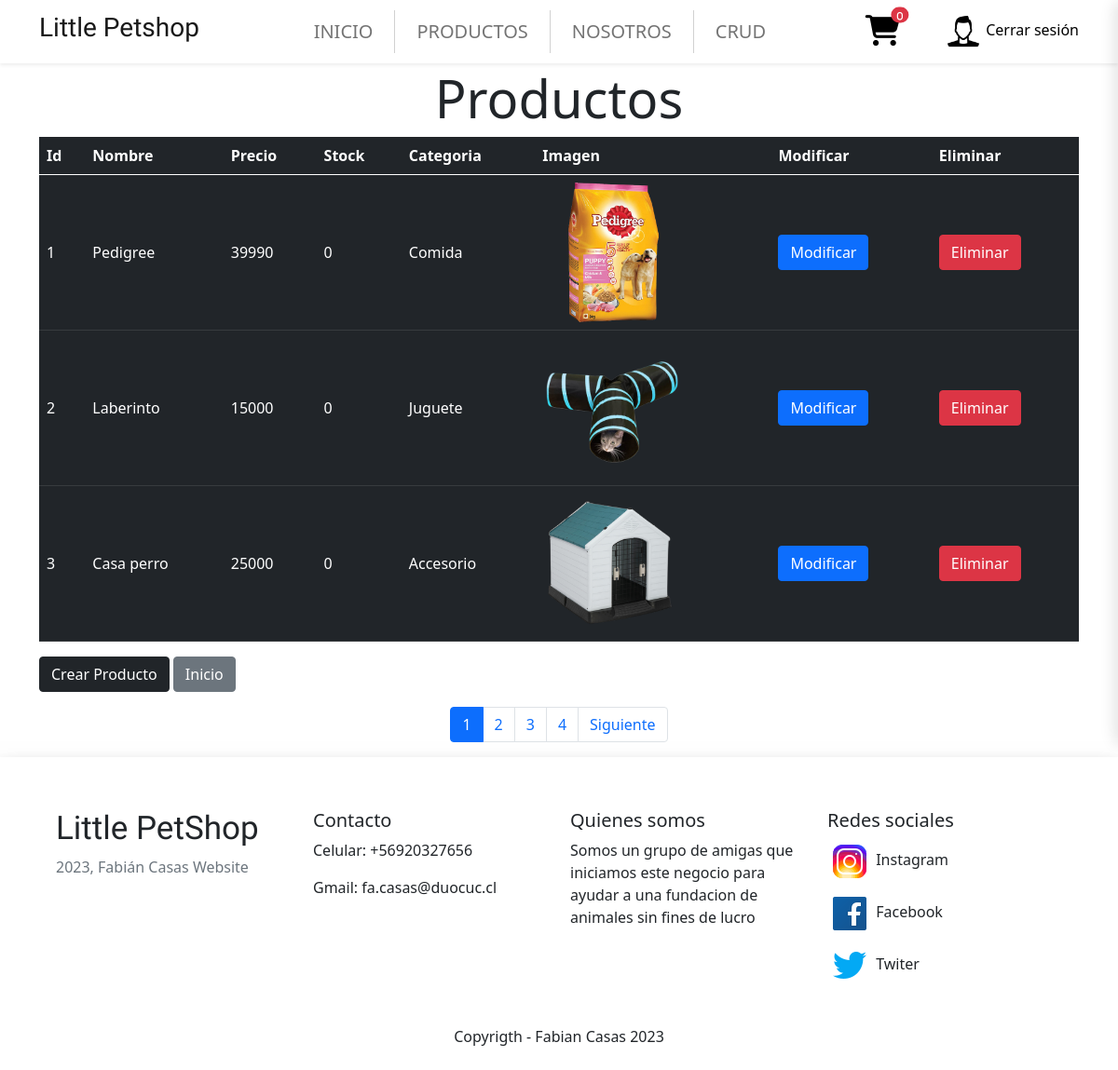
Screenshot of /listar/ (signed in) with the database file from the repository.
### Tienda/models.py (models this page shows, shortened)
class Producto(models.Model):
    idProducto   = models.CharField(primary_key=True, max_length=2,verbose_name="Id Producto")
    nombre       = models.CharField(max_length=50, verbose_name="Nombre")
    precio       = models.IntegerField(verbose_name="Precio")
    stock        = models.IntegerField(verbose_name="Stock", null=True)
    imagen       = models.ImageField(upload_to="imagenes", null=True, blank=True, verbose_name='Imagen')
    categoria    = models.ForeignKey(Categoria, on_delete=models.CASCADE, verbose_name="Categoria")
    descripcion  = models.TextField(verbose_name="Descripción", null=True, blank=True)
    especificaciones = models.TextField(verbose_name="Especificaciones", null=True, blank=True)
    fecha_creacion = models.DateTimeField(verbose_name="Fecha de creación", default=datetime.datetime.now)
    destacado    = models.BooleanField(default=False, verbose_name="Producto destacado")

class Categoria(models.Model):
    idCategoria     = models.IntegerField(primary_key=True, verbose_name="Id Categoria")
    nombreCategoria = models.CharField(max_length=50, verbose_name="Nombre de Categoria")
    def __str__(self):
        return self.nombreCategoria

### Tienda/views.py (the view)
# urls.py: path('listar/', views.listarProductos, name='listarProductos'),
@login_required
def listarProductos(request):
    v_productos = Producto.objects.all()
    page = request.GET.get('page', 1)
    try:
        paginator = Paginator(v_productos, 3)
        v_productos = paginator.page(page)
    except:
        raise Http404
    datos = {
        'entity':v_productos,
        'paginator':paginator
    }
    return render(request, 'listarproductos.html', datos)

### Tienda/context_processor.py (called while the page is built, shortened)
def total_carrito(request):
    total = 0
    cantidad_total_carrito = obtener_cantidad_total_carrito(request)
    total_precio = subtotal(request)
    return {'total_carrito':int(total),
            'cantidad_productos': cantidad_total_carrito,
            'subtotal':total_precio,
            }

### Tienda/views.py (called while the page is built)
def obtener_cantidad_total_carrito(request):
    carrito = request.session.get('carrito', {})
    cantidad_total = sum(item['cantidad'] for item in carrito.values())
    return cantidad_total

def subtotal(request):
    carrito = request.session.get('carrito', {})
    subtotal = sum(int(item['precio']) * item['cantidad'] for item in carrito.values())
    return subtotal

### Tienda/templates/listarproductos.html (shortened to what this page needs)
{% extends "base.html" %}
{% block content %}
<!DOCTYPE html>
<html lang="en">
<head>
    {% load static %}
    <link href="https://cdn.jsdelivr.net/npm/bootstrap@5.0.2/dist/css/bootstrap.min.css" rel="stylesheet"
>
    <link rel="stylesheet" type="text/css" href="{% static 'css/mystyles.css' %}">
    <div class="container mt-5 pt-4" style="height: auto;">
        <h1 class="display-4 text-center">Productos</h1>
        <table class="table table-dark table-hover">
            <thead>
                <tr>
                    <th>Id</th>
                    <th>Nombre</th>
                    <th>Precio</th>
                    <th>Stock</th>
                    <th>Categoria</th>
                    <th>Imagen</th>
                    <th>Modificar</th>
                    <th>Eliminar</th>
                </tr>
            </thead>
            <tbody>
                {%for i in entity%}
                <tr style="vertical-align: middle;">
                    <td>{{ i.idProducto }}</td>
                    <td>{{ i.nombre }}</td>
                    <td>{{ i.precio }}</td>
                    <td>{{ i.stock }}</td>
                    <td>{{ i.categoria }}</td>
                    {% if i.imagen %}
                        <td>
                            <img src="{{ i.imagen.url }}" width="150px" alt="">
                        </td>
                    {% else %}
                        <td>
                            <p style="color: red;">Sin imagen :c</p>
                        </td>
                    {% endif %}
                    <td><a href="{% url 'modificarProductos' i.idProducto %}" class="btn btn-primary">Modificar</a></td>
                    <td><a href="#" onclick="eliminarProducto({{ i.idProducto }})" class="btn btn-danger">Eliminar</a></td>
                </tr>
                {%endfor%}
            </tbody>
        </table>
        <a href="{% url 'crearProductos' %}" class="btn btn-dark mb-3">Crear Producto</a>
        <a href="{% url 'inicio' %}" class="btn btn-secondary mb-3">Inicio</a>
        <div>
            {% include 'paginator.html' %}
        </div>
    </div>
{% endblock %}

### Tienda/static/css/mystyles.css (style rules this page uses)
* { margin: 0px; padding: 0px; box-sizing: border-box; }
h1 { font-weight: 700; }

### rows the page displays
Producto: idProducto "1", nombre "Pedigree", precio "39990", stock "0", categoria "Comida", imagen (picture)
Producto: idProducto "2", nombre "Laberinto", precio "15000", stock "0", categoria "Juguete", imagen (picture)
Producto: idProducto "3", nombre "Casa perro", precio "25000", stock "0", categoria "Accesorio", imagen (picture)

### other values shown
{{ cantidad_productos }} "0"
{{ page }} "1" "2" "3" "4"
